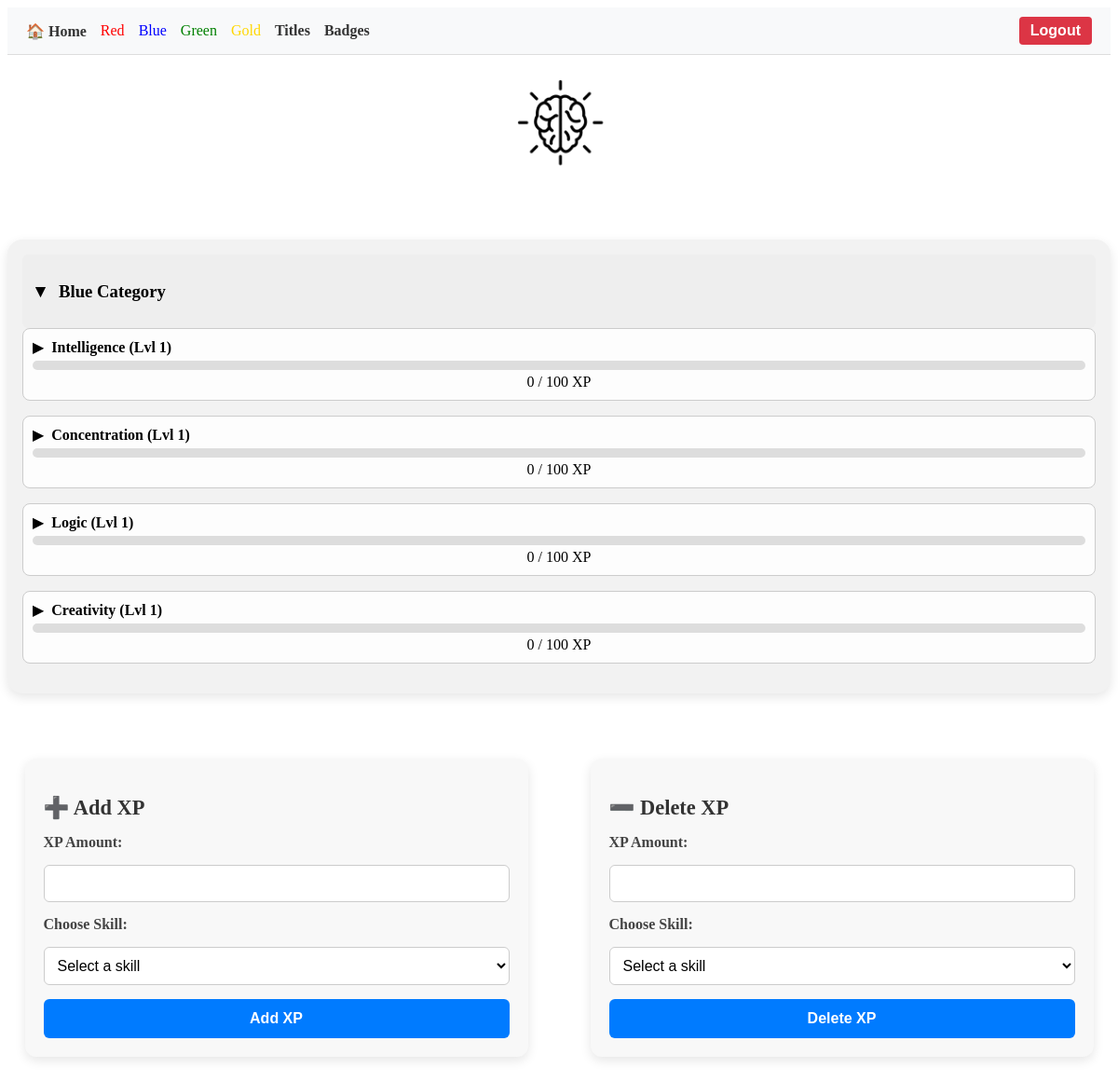
Screenshot of /card_blue (signed in) with the database file from the repository.
### tables this page shows
CREATE TABLE progress (
                id INTEGER PRIMARY KEY AUTOINCREMENT,
                user_id INTEGER NOT NULL,
                skill TEXT NOT NULL,
                category TEXT NOT NULL,
                xp INTEGER DEFAULT 0,
                level INTEGER DEFAULT 1, 
                FOREIGN KEY(user_id) REFERENCES users(id)
            );

### app.py (the view)
@app.route("/card_blue")
def card_blue():
    with sqlite3.connect("database.db") as conn:
        c = conn.cursor()
        user_id = session['user_id']
        c.execute("SELECT skill, category, xp, level FROM progress WHERE category = 'Blue' AND user_id = ?", (user_id,))
        stats = c.fetchall()
    return render_template(
        "card_blue.html",
        stats=stats,
        descriptions=descriptions,
        earning_guide=earning_guide,
        skill_descriptions=skill_descriptions,
        skill_guides=skill_guides
    )

### templates/card_blue.html (shortened to what this page needs)
{% extends "base.html" %}
{% block content %}
<!DOCTYPE html>
<html lang="en">
<head>
    <link rel="stylesheet" href="/static/styles.css">
</head>
<body>
    <nav style="background-color: #f8f9fa; padding: 10px 20px; display: flex; justify-content: space-between; align-items: center; border-bottom: 1px solid #ddd;">
        <div style="display: flex; gap: 15px; align-items: center;">
            <a href="{{ url_for('index') }}" style="text-decoration: none; font-weight: bold; color: #333;">🏠 Home</a>
            {% for category in ["Red", "Blue", "Green", "Gold"] %}
                <a href="/card_{{ category|lower }}" style="text-decoration: none; color: {{ category|lower }};">
                    {{ category }}
                </a>
            {% endfor %}
            <a  href=  "{{ url_for('titles')}}" style="text-decoration: none; font-weight: bold; color: #333"> Titles</a>
            <a  href=  "{{ url_for('badges')}}" style="text-decoration: none; font-weight: bold; color: #333"> Badges</a>
        </div>
        <div>
            <form method="POST" action="{{ url_for('logout') }}">
                <button type="submit" style="background-color: #dc3545; color: white; border: none; padding: 6px 12px; border-radius: 4px; cursor: pointer;">
                    Logout
                </button>
            </form>
        </div>
    </nav>
    <header>
        <div style="text-align: center;">
            <img src="../static/images/icons/icon_blue.png" alt="{{ category }} Icon" class="icon-solo">
        </div>
    </header>
    <main>
        <div class="category-solo">
            {% for category in ["Blue"] %}
            <div class="card {{ category|lower }}">
                <div class="category-header" onclick="toggleDetails('{{ category|lower }}')">
                    <span class="arrow">▼</span>
                    <h3>{{ category }} Category</h3>
                </div>
                <div class="xp-bar-group">
                    {% for skill, cat, xp, level in stats %}
                        {% if cat == category %}
                        <div class="skill-bar">
                            <div class="skill-info">
                                <span class="arrow" onclick="toggleSkillDetails('{{ skill|lower|replace(' ', '-') }}')">▶</span>
                                <span class="skill-name">{{ skill }} (Lvl {{ level }})</span>
                            </div>
                            <div class="xp-bar">
                            </div>
                            <div class="xp">{{ xp }} / {{ level * 100 }} XP</div>
                        </div>
                        {% endif %}
                    {% endfor %}
                </div>
            </div>
            {% endfor %}
        </div>
        <div class="form-container">
        <section id="add-xp">
            <h2>➕ Add XP</h2>
            <form id="xp-form">
                <label for="xp-amount">XP Amount:</label>
                <input type="number" id="xp-amount" name="xp-amount" min="1" required>
                <label for="skill-select">Choose Skill:</label>
                <select id="skill-select" name="skill-select" required>
                    <option value="" disabled selected>Select a skill</option>
                </select>
                <button type="submit">Add XP</button>
            </form>
        </section>
        <section id="delete-xp">
            <h2>➖ Delete XP</h2>
            <form id="xp-delete-form">
                <label for="xp-delete-amount">XP Amount:</label>
                <input type="number" id="xp-delete-amount" name="xp-delete-amount" min="1" required>
                <label for="skill-delete-select">Choose Skill:</label>
                <select id="skill-delete-select" name="skill-delete-select" required>
                    <option value="" disabled selected>Select a skill</option>
                </select>
                <button type="submit-">Delete XP</button>
            </form>
        </section>
        </div>
    </main>
</body>
</html>
{% endblock %}

### static/styles.css (style rules this page uses)
.card { background-color: #f2f2f2; border-radius: 16px; padding: 16px; box-shadow: 0 4px 12px rgba(0, 0, 0, 0.1); text-align: center; }
.xp-bar-group { color: black; text-decoration: none; }
.skill-bar { text-decoration: none; margin-bottom: 1em; padding: 10px; border: 1px solid #ccc; border-radius: 8px; background-color: #fdfdfd; position: relative; }
.skill-info { display: flex; align-items: center; margin-bottom: 5px; }
.skill-info .arrow { font-size: 1rem; margin-right: 8px; cursor: pointer; transition: transform 0.3s ease; }
.skill-name { font-weight: bold; }
.xp-bar { height: 10px; background-color: #ddd; border-radius: 5px; overflow: hidden; margin-bottom: 4px; }
.category-solo { justify-content: center; align-items: center; max-width: 100%; margin: 40px auto; }
.icon-solo { width: 10%; margin-top: 1%; margin-bottom: 2%; }
.category-header { display: flex; align-items: center; cursor: pointer; background-color: #eee; padding: 10px; border-radius: 6px; }
.category-header .arrow { font-size: 1.2rem; margin-right: 10px; transition: transform 0.3s ease; }
.form-container { display: flex; justify-content: center; align-items: flex-start; gap: 30px; flex-wrap: wrap; }
section#add-xp, section#delete-xp { flex: 1; max-width: 450px; background: #f8f8f8; border-radius: 12px; box-shadow: 0 4px 12px rgba(0, 0, 0, 0.1); padding: 20px; margin: 30px auto; max-width: 500px; }
section h2 { margin-bottom: 15px; color: #333; font-size: 1.4rem; }
form { display: flex; flex-direction: column; gap: 15px; }
form label { font-weight: bold; color: #444; }
form input[type="number"], form select { padding: 10px; font-size: 1rem; border: 1px solid #ccc; border-radius: 6px; background: #fff; transition: border-color 0.3s ease; }
form button { background-color: #007bff; color: white; padding: 12px; border: none; border-radius: 6px; font-size: 1rem; font-weight: bold; cursor: pointer; transition: background-color 0.3s ease; }

### rows the page displays
progress: skill "Intelligence", level "1", xp "0", level*100 "100"
progress: skill "Concentration", level "1", xp "0", level*100 "100"
progress: skill "Logic", level "1", xp "0", level*100 "100"
progress: skill "Creativity", level "1", xp "0", level*100 "100"

### other values shown
{{ category }} "Red" "Blue" "Green" "Gold"
{{ category }} "Blue"
